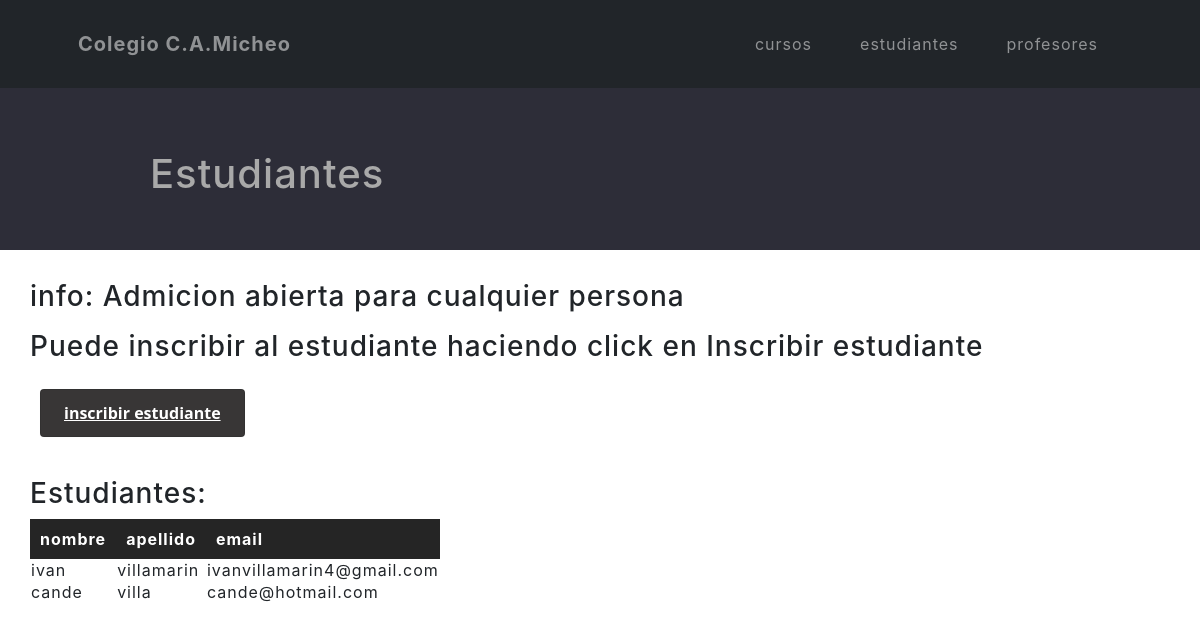
/App/estudiantes, run on an earlier commit of the app's database.
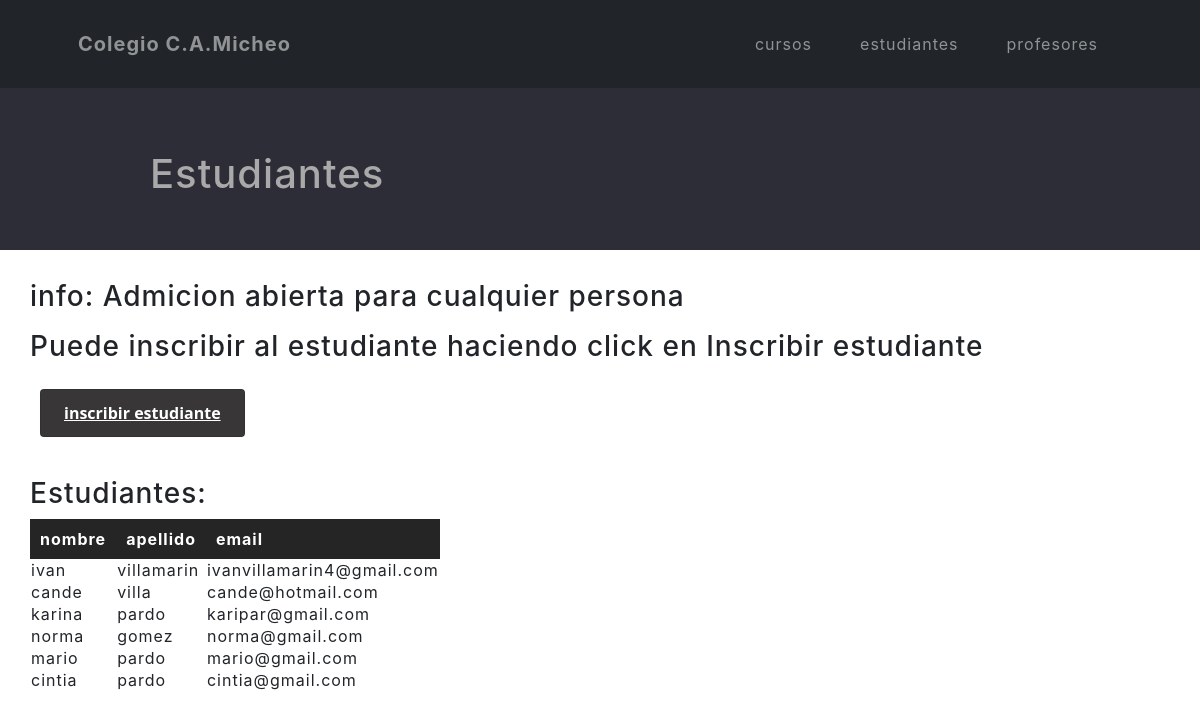
And on a later commit of the database.
### App/models.py (models this page shows, shortened)
class Estudiante(models.Model):
    nombre = models.CharField(max_length=30)
    apellido = models.CharField(max_length=30)
    email = models.EmailField()

### App/views.py (the view)
# urls.py: path('estudiantes', estudiantes, name="estudiantes"),
def estudiantes(request):
    Estudiantes = Estudiante.objects.all()
    return render(request, "App/estudiantes.html", {"Estudiantes":Estudiantes})

### App/templates/App/estudiantes.html (shortened to what this page needs)
<div>
    {% extends "App/inicio.html" %}
    {% load static %}
        {% block contenidoQueCambia %}
        <div class="titulo">
            <h1 style="padding: 150px" >Estudiantes</h1>
        </div>
        <div style="margin: 30px;" style="padding: 30px;" class="info">
            <h3><p>info: Admicion abierta para cualquier persona</p></h3>
            <h3> <p> Puede inscribir al estudiante haciendo click en Inscribir estudiante </p> </h3>
            <button id="bottone5"> <a style="color: white;" href="/App/setEstudiante">inscribir estudiante</a></button>
        </div>
        <div style="margin: 30px;" style="padding: 30px;" >
            <h3>Estudiantes:</h3>
            <table>
                <tr id="tablaEst">
                    <th>nombre</th>
                    <th>apellido</th>
                    <th>email</th>
                </tr>
                    {% for estudiante in Estudiantes %}
                    <tr>
                        <td>{{estudiante.nombre}}</td>
                        <td>{{estudiante.apellido}}</td>
                        <td>{{estudiante.email}}</td>
                    </tr>
                    {% endfor %}
            </table>
        </div>
        {% endblock %}

### App/templates/App/inicio.html (shortened to what this page needs)
<!DOCTYPE html>
<html lang="en">
<head>
    {% load static %}
    <link href="{% static 'AppEstilos/css/styles.css'%}" rel="stylesheet"/>
    <link href="{% static 'AppEstilos/css/estilo.css'%}" rel="stylesheet"/>
</head>
<body>
    <nav class="navbar navbar-expand-lg fixed-top bg-dark" id="mainNav">
        <div class="container px-4 px-lg-5">
            <a class="navbar-brand" href="#page-top">Colegio C.A.Micheo </a>
            <div class="collapse navbar-collapse" id="navbarResponsive">
                <ul class="navbar-nav ms-auto">
                    <li class="nav-item"><a class="nav-link navText" href="{% url 'cursos' %}">cursos</a></li>
                    <li class="nav-item"><a class="nav-link navText" href="{% url 'estudiantes' %}">estudiantes</a></li>
                    <li class="nav-item"><a class="nav-link navText" href="{% url 'profesores' %}">profesores</a></li>
                </ul>
            </div>
        </div>
    </nav>
    <div class="contenido">
        {% block contenidoQueCambia %}
        {% endblock %}
    </div>
</body>
</html>

### App/static/AppEstilos/css/estilo.css (style rules this page uses)
.titulo { background-color: rgb(45, 45, 56); height: 250px; color: darkgray; }
#bottone5 { margin: 10px; align-items: center; background-color: #383636; border: 1px solid rgba(0, 0, 0, 0.1); border-radius: .25rem; box-shadow: rgba(0, 0, 0, 0.02) 0 1px 3px 0; box-sizing: border-box; color: rgba(0, 0, 0, 0.85); cursor: pointer; display: inline-flex; font-family: system-ui,-apple-system,system-ui,"Helvetica Neue",Helvetica,Arial,sans-serif; font-size: 16px; font-weight: 600; justify-content: center; line-height: 1.25; min-height: 3rem; padding: calc(.875rem - 1px) calc(1.5rem - 1px); text-decoration: none; transition: all 250ms; user-select: none; -webkit-user-select: none; touch-action: manipulation; vertical-align: baseline; width: auto; }
#tablaEst { background-color: #252525; color: white; border-radius: 3px; }
#tablaEst th { padding: 10px; }

What changed in the data, as far as the page shows it:
added Estudiante: nombre "karina", apellido "pardo", email "karipar@gmail.com"
added Estudiante: nombre "norma", apellido "gomez", email "norma@gmail.com"
added Estudiante: nombre "mario", apellido "pardo", email "mario@gmail.com"
added Estudiante: nombre "cintia", apellido "pardo", email "cintia@gmail.com"
